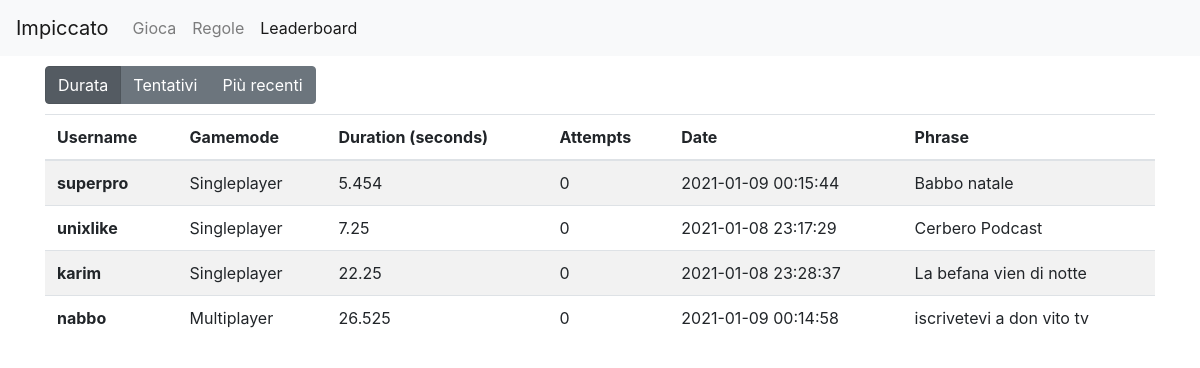
The page /leaderboard.php on the database as committed earlier.
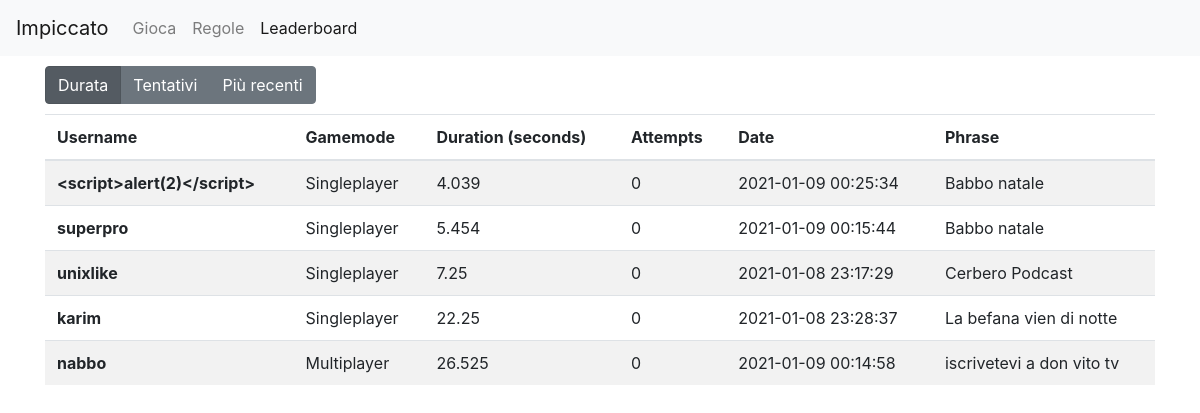
The same page on the database as committed later.
### tables this page shows
CREATE TABLE "results" (
	"id"	INTEGER NOT NULL UNIQUE,
	"username"	TEXT NOT NULL,
	"duration"	REAL NOT NULL,
	"attempts"	INTEGER NOT NULL,
	"phrase"	TEXT NOT NULL,
	"date"	INTEGER NOT NULL,
	"gamemode"	TEXT,
	PRIMARY KEY("id" AUTOINCREMENT)
);

### database.php (called while the page is built, shortened)
<?php
function database_fetch_results($sort) {
    $db = new SQLite3(__DIR__ . "/storage/database.db");
    $validSorts = array("duration", "attempts", "date");
    if ($sort === "date") {
        $order = "DESC";
    } else {
        $order = "ASC";
    }
    $stmt = $db->prepare("SELECT * FROM results ORDER BY $sort $order LIMIT 100;");
    $result = $stmt->execute();
    $data = array();
    $dataIdx = 0;
    while ($res = $result->fetchArray(SQLITE3_ASSOC)) {
        $data[$dataIdx] = $res;
        $dataIdx++;
    }
    return $data;
}

### leaderboard.php (the view, shortened to what this page needs)
<?php
$sort = isset($_GET["sort"]) ? $_GET["sort"] : "duration";
include_once __DIR__ . "/database.php";
$data = database_fetch_results($sort);
?>
<html>
<head>
    <?php include_once __DIR__ . "/partials/head.php" ?>
</head>
<body>
    <?php include_once __DIR__ . "/partials/header.php" ?>
    <div class="container rules">
        <div class="row">
            <div class="col">
                <div class="btn-group btn-group-toggle" data-toggle="Sort">
                    <label id="duration" class="selector btn btn-secondary <?php echo $sort === 'duration' ? 'active' : '' ?>"">Durata</label>
                    <label id="attempts" class="selector btn btn-secondary <?php echo $sort === 'attempts' ? 'active' : '' ?>">Tentativi</label>
                    <label id="date" class="selector btn btn-secondary <?php echo $sort === 'date' ? 'active' : '' ?>"">Più recenti</label>
                </div>
            </div>
        </div>
        <div class="row">
            <div class="col">
                <table class="table table-striped">
                    <thead>
                        <tr>
                            <th scope="col">Username</th>
                            <th scope="col">Gamemode</th>
                            <th scope="col">Duration (seconds)</th>
                            <th scope="col">Attempts</th>
                            <th scope="col">Date</th>
                            <th scope="col">Phrase</th>
                        </tr>
                    </thead>
                    <tbody>
                        <?php foreach ($data as $row) : ?>
                            <tr>
                                <th scope="row"><?php echo htmlspecialchars($row["username"]) ?></th>
                                <td><?php echo ucwords($row["gamemode"]) ?></td>
                                <td><?php echo round($row["duration"], 3) ?></td>
                                <td><?php echo $row["attempts"] ?></td>
                                <td><?php echo date("Y-m-d H:i:s", $row["date"]) ?></td>
                                <td><?php echo htmlspecialchars($row["phrase"]) ?></td>
                            </tr>
                        <?php endforeach ?>
                    </tbody>
                </table>
            </div>
        </div>
    </div>
</body>
</html>

### partials/head.php (shortened to what this page needs)
<link rel="stylesheet" href="bootstrap/css/bootstrap.min.css">
<link href="css/style.css" rel="stylesheet">

### partials/header.php (shortened to what this page needs)
<?php $currentFile = basename($_SERVER['PHP_SELF']) ?>
<nav class="navbar navbar-expand-lg navbar-light bg-light">
    <a class="navbar-brand" href="index.php">Impiccato</a>
    <div class="collapse navbar-collapse" id="navbarExtra">
        <ul class="navbar-nav mr-auto">
            <li class="nav-item <?php echo $currentFile === 'index.php' ? 'active' : '' ?>">
                <a class="nav-link" href="index.php">Gioca</a>
            </li>
            <li class="nav-item <?php echo $currentFile === 'rules.php' ? 'active' : '' ?>">
                <a class="nav-link" href="rules.php">Regole</a>
            </li>
            <li class="nav-item <?php echo $currentFile === 'leaderboard.php' ? 'active' : '' ?>">
                <a class="nav-link" href="leaderboard.php">Leaderboard</a>
            </li>
        </ul>
    </div>
</nav>

### css/style.css (style rules this page uses)
.container { margin-top: 10px; }
table { margin-top: 10px; }

Rows that differ between the two databases and show on the page:
added results: username "<script>alert(2)</script>", gamemode "Singleplayer", duration "4.039", attempts "0", date "2021-01-09 00:25:34", phrase "Babbo natale"
